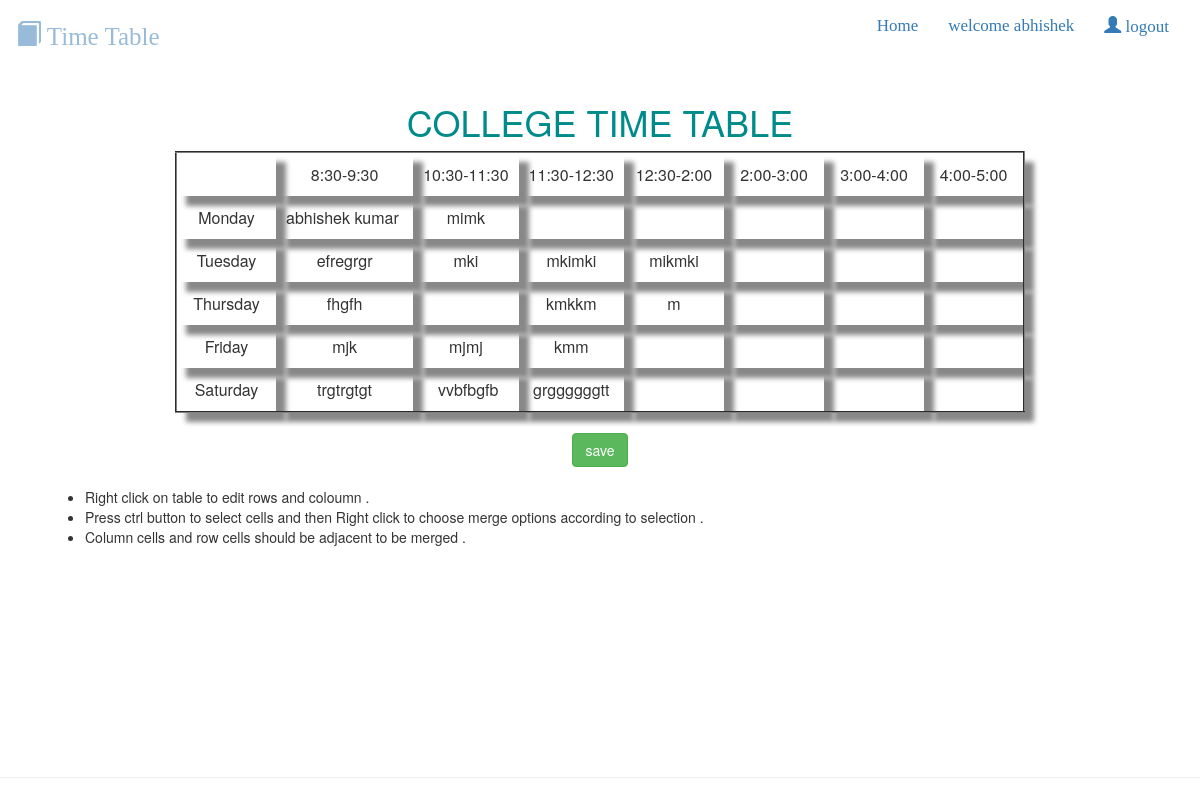
The page / (signed in) on the database as committed earlier.
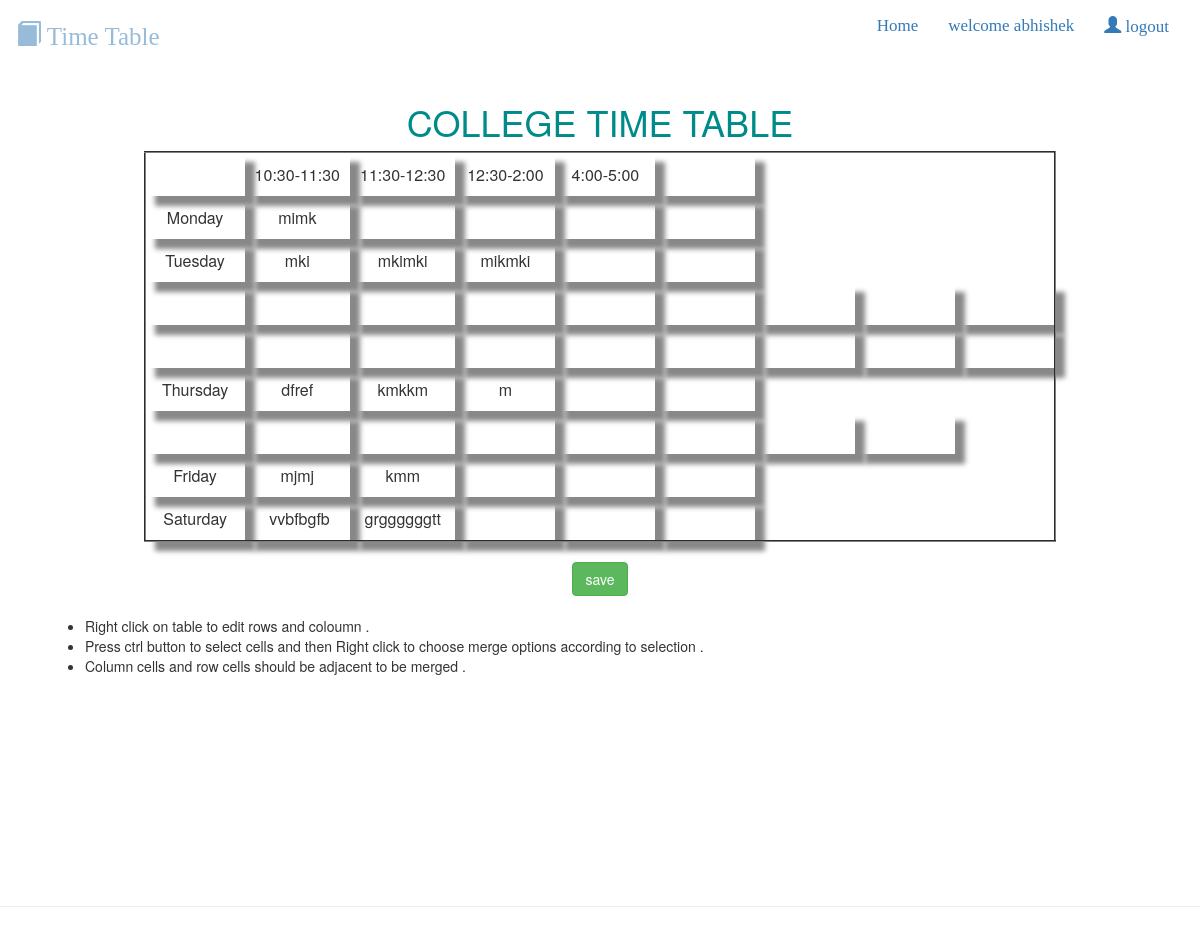
The same page on the database as committed later.
### usertt/models.py (models this page shows)
class timetablecolumn(models.Model):
    user = models.ManyToManyField(User)
    c1=models.CharField(max_length=2000000,default="---")
    def __str__(self):
        return self.c1

### usertt/views.py (the view)
# urls.py: path('',views.index,name='index'),
@login_required(login_url='/login')
def index(request):
    user_table1 = timetablecolumn.objects.filter(user= request.user)[:1]
    len_of_usertable = len(user_table1)
    return render(request,'usertt/index.html',{'usertable_1':user_table1,'user_len':len_of_usertable})

### templates/usertt/index.html (shortened to what this page needs)
{% extends 'usertt/base.html' %}
{% block content %}
<div class="container timetable" style="padding-bottom:200px;">
<H1><FONT COLOR="DARKCYAN"><CENTER>COLLEGE TIME TABLE</FONT></H1>
<table border="2" cellspacing="3" align="center" class="editableTable" align="center" >
    {% if user_len == 0 %}
    <tbody >
        <tr>
            <td contenteditable="true"></td>
            <td contenteditable="true">8:30-9:30</td>
            <td contenteditable="true">9:30-10:30</td>
            <td contenteditable="true">10:30-11:30</td>
            <td contenteditable="true">11:30-12:30</td>
            <td contenteditable="true">12:30-2:00</td>
            <td contenteditable="true">2:00-3:00</td>
            <td contenteditable="true">3:00-4:00</td>
            <td contenteditable="true">4:00-5:00</td>
        </tr>
         <tr>
            <td contenteditable="true">Monday</td>
            <td contenteditable="true">sub1</td>
            <td contenteditable="true">sub2</td>
            <td contenteditable="true">sub3</td>
            <td contenteditable="true">lunch</td>
            <td contenteditable="true">sub4</td>
            <td contenteditable="true">sub5</td>
            <td contenteditable="true">library</td>
            <td contenteditable="true">counselling class</td>
         </tr>
         <tr>
            <td contenteditable="true">Tuesday</td>
            <td contenteditable="true">sub1</td>
            <td contenteditable="true">sub2</td>
            <td contenteditable="true">sub3</td>
            <td contenteditable="true">lunch</td>
            <td contenteditable="true">sub4</td>
            <td contenteditable="true">sub5</td>
            <td contenteditable="true">library</td>
            <td contenteditable="true">counselling class</td>
         </tr>
         <tr>
            <td contenteditable="true">Wednesday</td>
            <td contenteditable="true">sub1</td>
            <td contenteditable="true">sub2</td>
            <td contenteditable="true">sub3</td>
            <td contenteditable="true">lunch</td>
            <td contenteditable="true">sub4</td>
            <td contenteditable="true">sub5</td>
            <td contenteditable="true">library</td>
            <td contenteditable="true">counselling class</td>
         </tr>
         <tr>
            <td contenteditable="true">Thursday</td>
            <td contenteditable="true">sub1</td>
            <td contenteditable="true">sub2</td>
            <td contenteditable="true">sub3</td>
            <td contenteditable="true">lunch</td>
            <td contenteditable="true">sub4</td>
            <td contenteditable="true">sub5</td>
            <td contenteditable="true">library</td>
            <td contenteditable="true">counselling class</td>
         </tr>
         <tr>
            <td contenteditable="true">Friday</td>
            <td contenteditable="true">sub1</td>
            <td contenteditable="true">sub2</td>
            <td contenteditable="true">sub3</td>
            <td contenteditable="true">lunch</td>
            <td contenteditable="true">sub4</td>
            <td contenteditable="true">sub5</td>
            <td contenteditable="true">library</td>
            <td contenteditable="true">counselling class</td>
         </tr>
         <tr>
            <td contenteditable="true">Saturday</td>
            <td contenteditable="true">sub1</td>
            <td contenteditable="true">sub2</td>
            <td contenteditable="true">sub3</td>
            <td contenteditable="true">lunch</td>
            <td contenteditable="true">sub4</td>
            <td contenteditable="true">sub5</td>
            <td contenteditable="true">library</td>
            <td contenteditable="true">counselling class</td>
         </tr>
    </tbody>
    {% else %}
    {% for i in usertable_1 %}
        {{ i | safe}}
    {% endfor %}
    {% endif %}
</table>
    <div class="text-center" style="padding:20">
        <button class="btn btn-success text-center" onclick="myfunc()">save</button>
    </div>
    <div class="container">
        <ul>
            <li><p3>Right click on table to edit rows and coloumn .</p3></li>
            <li><p3>Press ctrl button to select cells and then Right click to choose merge options according to selection .</p3></li>
            <li><p3>Column cells and row cells should be adjacent to be merged .</p3></li>
        </ul>
    </div>
</div>
<hr>
<br>
{% endblock %}

### templates/usertt/base.html (shortened to what this page needs)
<html lang="en">
<head>
  <link rel="stylesheet" href="https://maxcdn.bootstrapcdn.com/bootstrap/3.4.1/css/bootstrap.min.css">
</head>
<body>
<nav class="navbar navbar" style="width:100%;overflow:hidden;top:0;display:block">
  <div class="container-fluid">
    <div class="navbar-header " style="color:skyblue;font-family:lucida console;opacity:0.5">
      <h2 style="font-size:25px"><a href="/"><span class="glyphicon glyphicon-book"></span> Time Table </a></h2>
    </div>
<ul class="nav navbar-nav navbar-right " style="font-family:verdana;font-size:17px">
 <ul class="nav navbar-nav navbar-right " style="font-family:verdana;font-size:17px">
      <li class=""><a href="/" > Home</a></li>
      {% if user.is_authenticated %}
        <li><a href="/">welcome {{user.first_name}}</a></li>
        <li><a href="logout"><span class="glyphicon glyphicon-user"></span> logout</a></li>
      {% else %}
        <li><a href="login"><span class="glyphicon glyphicon-log-in"></span> Login</a></li>
        <li><a href="register"><span class="glyphicon glyphicon-user"></span> SignUp</a></li>
      {% endif %}
    </ul>
  </div>
  </nav>
{% block content %}
{% endblock %}
</body>
</html>

Rows that differ between the two databases and show on the page:
changed timetablecolumn: c1 "8:30-9:30 10:30-11:30 11:30-12:30 12:30-2:00 2:00-3:00 3:00-4:00 4:00-5:00 Monday abhishek kumar mimk Tuesday efregrgr mki mkimki mikmki Thursday fhgfh kmkkm m Friday mjk mjmj kmm Saturday trgtrgtgt vvbfbgfb grggggggtt" → "10:30-11:30 11:30-12:30 12:30-2:00 4:00-5:00 Monday mimk Tuesday mki mkimki mikmki Thursday dfref kmkkm m Friday mjmj kmm Saturday vvbfbgfb grggggggtt"
